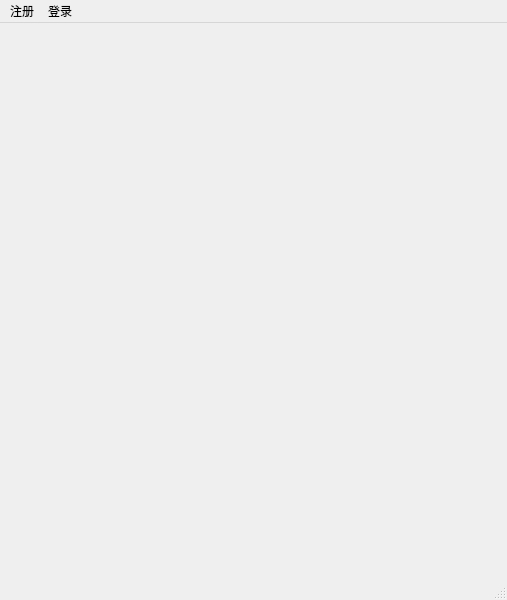
<?xml version="1.0" encoding="UTF-8"?>
<ui version="4.0">
 <class>MainWindow</class>
 <widget class="QMainWindow" name="MainWindow">
  <property name="geometry">
   <rect>
    <x>0</x>
    <y>0</y>
    <width>507</width>
    <height>600</height>
   </rect>
  </property>
  <property name="windowTitle">
   <string>MainWindow</string>
  </property>
  <widget class="QWidget" name="centralwidget"/>
  <widget class="QMenuBar" name="menubar">
   <property name="geometry">
    <rect>
     <x>0</x>
     <y>0</y>
     <width>507</width>
     <height>26</height>
    </rect>
   </property>
   <widget class="QMenu" name="menu">
    <property name="title">
     <string>注册</string>
    </property>
   </widget>
   <widget class="QMenu" name="menu_2">
    <property name="title">
     <string>登录</string>
    </property>
   </widget>
   <addaction name="menu"/>
   <addaction name="menu_2"/>
  </widget>
  <widget class="QStatusBar" name="statusbar"/>
 </widget>
 <resources/>
 <connections/>
</ui>
